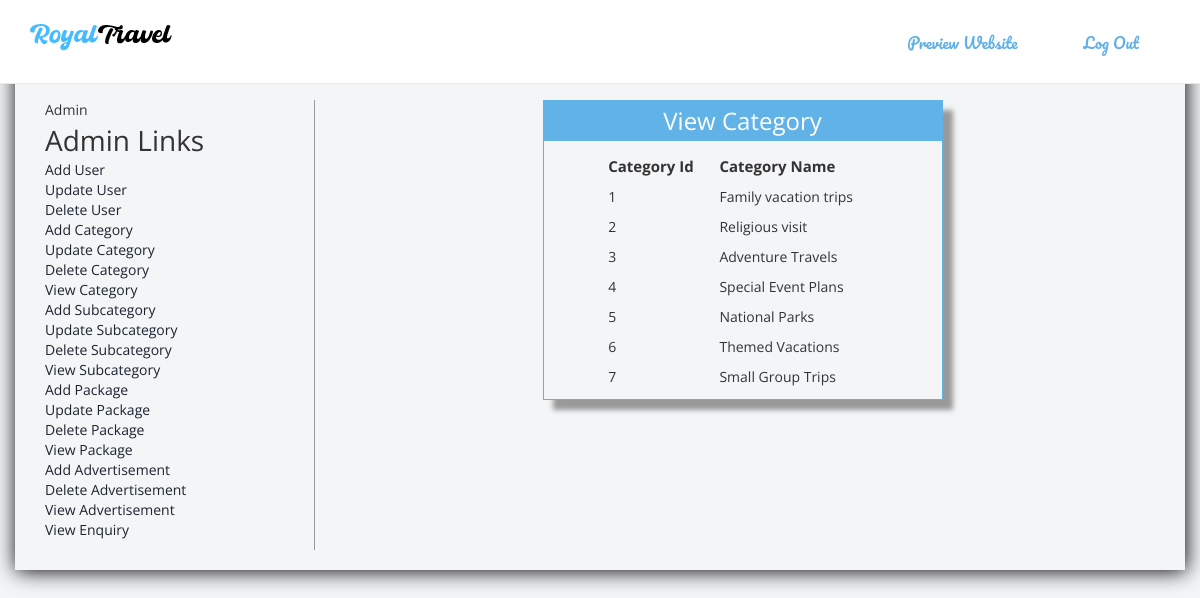
The app's page /Admin/viewcategory.php (signed in) with its own data.
### tables this page shows
CREATE TABLE `category` (
  `Cat_id` int(100) NOT NULL,
  `Cat_name` varchar(2000) NOT NULL
);

### Admin/viewcategory.php (the view, shortened to what this page needs)
<!DOCTYPE html>
<html>
<head>
<link href="style.css" rel="stylesheet" type="text/css" />
<link href="../css/bootstrap.css" rel='stylesheet' type='text/css'/>
<link href="../css/style.css" rel="stylesheet" type="text/css" media="all"/>
<link href="../css/animate.css" rel="stylesheet" type="text/css" media="all">
</head>
<body>
<?php include('function.php'); ?>
<?php include('top.php'); ?>
<div style="padding-top:100px; box-shadow:1px 1px 20px black; min-height:570px" class="container">
<div class="col-sm-3" style="border-right:1px solid #999; min-height:450px;">
<?php include('left.php'); ?>
<div class="col-sm-9">
<form method="post">
<table border="0" width="400px" height="300px" align="center" class="tableshadow">
<tr><td class="toptd">View Category</td></tr>
<tr><td align="center" valign="top" style="padding-top:10px;">
<table border="0" align="center" width="70%" >
<tr><td style="font-size:15px; padding:5px; font-weight:bold;">Category Id</td>
<td style="font-size:15px; padding:5px; font-weight:bold;">Category Name</td></tr>
<?php
$s="select * from category";
$result=mysqli_query($cn,$s);
while($data=mysqli_fetch_array($result)) {
		echo "<tr><td style=' padding:5px;'>$data[0]</td><td style=' padding:5px;'>$data[1]</td></tr>";
}
?>
</table>
</td></tr></table>
</form>
</div>
</body>
</html>

### Admin/style.css (style rules this page uses)
.tableshadow { box-shadow:10px 10px 5px #999; padding-top:40px; border:solid 1px #60b2e7 }
.toptd { color:white; font-size:24px; text-align:center; height:40px; background-color:#60b2e7 }

### css/style.css (style rules this page uses)
body { margin:0; padding:0; background: #f4f5f7; -webkit-appearance: none; font-family: 'Open Sans', sans-serif; }
.container:after { content: "\0020"; display: block; height: 0; clear: both; visibility: hidden; }

### records on screen
category: Cat_id "1", Cat_name "Family vacation trips"
category: Cat_id "2", Cat_name "Religious visit"
category: Cat_id "3", Cat_name "Adventure Travels"
category: Cat_id "4", Cat_name "Special Event Plans"
category: Cat_id "5", Cat_name "National Parks"
category: Cat_id "6", Cat_name "Themed Vacations"
category: Cat_id "7", Cat_name "Small Group Trips"
